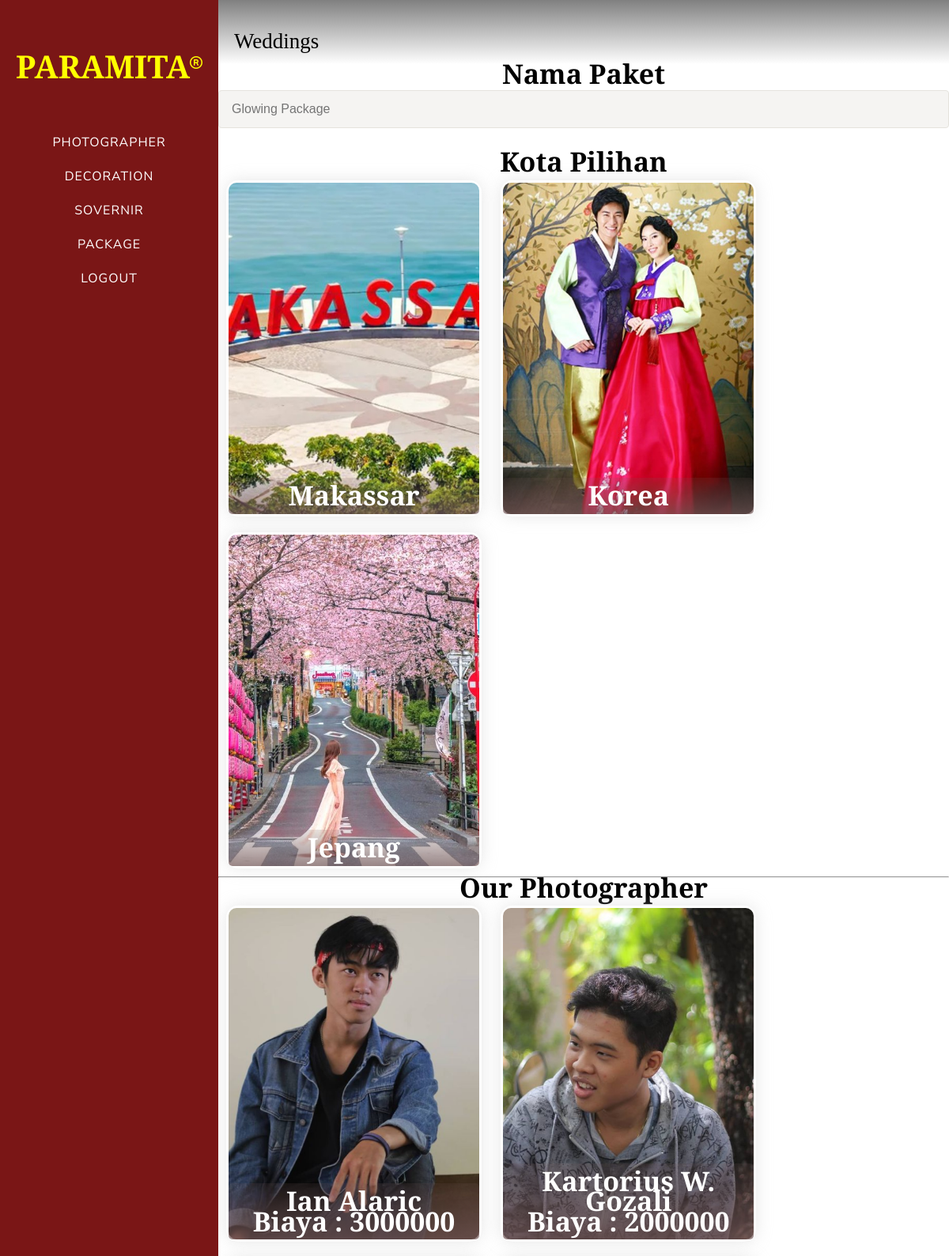
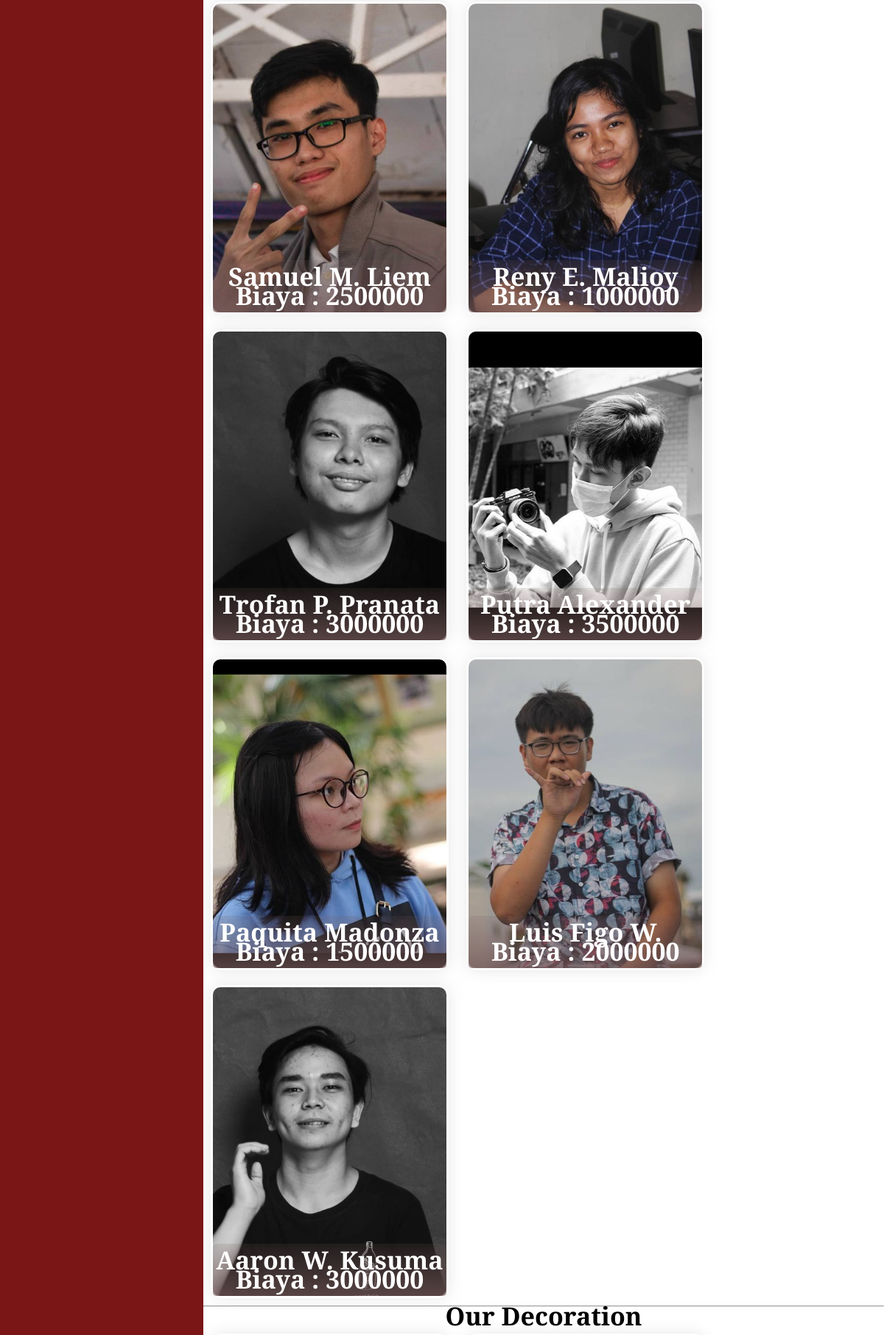
Page /tambahPaket.php (signed in, upper part) on the committed database (2 pictures, top to bottom).
### tables this page shows
CREATE TABLE `tabel_kota` (
  `id_kota` int(3) NOT NULL,
  `nama_kota` varchar(20) NOT NULL
);

CREATE TABLE `tabel_photographer` (
  `id_photographer` int(3) NOT NULL,
  `nama_photographer` varchar(20) NOT NULL,
  `gambar_photographer` varchar(20) NOT NULL,
  `biaya_photographer` int(10) NOT NULL
);

### cekSession.php (called while the page is built, shortened)
<?php
$username = $_SESSION['username'];
?>

### tambahPaket.php (the view, shortened to what this page needs)
<?php
include "cekSession.php";
include "koneksi.php";
?>
<!DOCTYPE html>
<html lang="en">
<head>
    <link rel="stylesheet" href="assets/css/style.css">
    <link rel="stylesheet" href="assets/css/owl.carousel.min.css">
    <link rel="stylesheet" href="assets/css/owl.theme.default.min.css">
    <link rel="stylesheet" href="https://unpkg.com/swiper/swiper-bundle.css" />
    <link rel="stylesheet" href="https://unpkg.com/swiper/swiper-bundle.min.css" />
</head>
<body>
    <div class="tpp-page">
        <aside class="tpp-navbar">
            <h1 class="tpp-logo">
                <a href="home.php"><?php echo $username; ?><i class="far fa-registered"></i></a>
            </h1>
            <nav class="tpp-listmenu">
                <ul>
                    <li><a href="#"> Photographer</a></li>
                    <li><a href="#"> Decoration</a></li>
                    <li><a href="#"> Sovernir</a></li>
                    <li><a href="#"> Package</a></li>
                    <li><a href="logout.php"> logout</a></li>
                </ul>
            </nav>
        </aside>
        <div class="tpp-main">
            <div class="tpp-categoryHeader">
                <span>Weddings</span>
            </div>
            <form action="prosesTambah.php" method="POST">
                <div class="tpp-boxInput">
                    <h1 style="text-align: center;">Nama Paket</h1>
                    <div class="tpp-boxInputinside">
                        <input type="text" maxlength="20" name="nama_paket" placeholder="Glowing Package" required>
                    </div>
                </div>
                <div class="tpp-categoryContainer">
                    <div class="tpp-categoryBox">
                        <div class="tpp-radioButtons">
                            <h1 style="text-align: center;">Kota Pilihan</h1>
                            <?php
                            $i = 1;
                            $dataKota = mysqli_query($conn, "SELECT * FROM tabel_kota");
                            while ($dKota = mysqli_fetch_array($dataKota)) {
                            ?>
                                <label class="custom-radio">
                                    <div class="radio-btn">
                                        <h1><?= $dKota['nama_kota'] ?></h1>
                                        <img src="assets/img/kota<?= $i; ?>.jpg" alt="">
                                    </div>
                                </label>
                            <?php
                                $i++;
                            } ?>
                            <hr>
                            <h1 style="text-align: center;">Our Photographer</h1>
                            <?php
                            $data = mysqli_query($conn, "SELECT * FROM tabel_photographer");
                            while ($d = mysqli_fetch_array($data)) {
                            ?>
                                <label class="custom-radio">
                                    <div class="radio-btn">
                                        <h1><?= $d['nama_photographer'] ?><br>Biaya : <?= $d['biaya_photographer'] ?></h1>
                                        <img src="images/<?= $d['gambar_photographer'] ?>" alt="">
                                    </div>
                                </label>
                            <?php
                            } ?>
                            <hr>
                            <h1 style="text-align: center;">Our Decoration</h1>
                        </div>
                    </div>
                </div>
            </form>
        </div>
    </div>
</body>
</html>

### assets/css/style.css (style rules this page uses)
* { margin: 0; padding: 0; box-sizing: border-box; }
a, span, a:hover { display: inline-block; text-decoration: none; color: inherit; }
ul { list-style: none; }
body { font-family: "Cormorant Garamond", serif; font-size: 17px; font-weight: 500; line-height: 1.5em; }
.tpp-page { width: 100%; position: relative; overflow: hidden; }
.tpp-navbar { padding: 60px 0px; width: 23%; position: fixed; bottom: 0; top: 0; left: 0; overflow-y: scroll; z-index: 1001; background: rgb(122, 22, 22); scrollbar-width: none; }
.tpp-logo { text-align: center; font-family: "Cormorant Garamond", serif; font-size: 40px; font-weight: 600; text-transform: uppercase; margin-bottom: 60px; display: block; width: 100%; position: relative; color: yellow; line-height: 1.2em; letter-spacing: 0px; }
aside .tpp-logo a i { color: yellow; font-size: 16px; vertical-align: super; }
.tpp-listmenu { display: block; }
.tpp-listmenu ul { text-align: center; margin: 0; padding: 0; }
.tpp-listmenu ul li { margin: 9px 0 9px 0; padding: 0 0 9px 0; font-size: 16px; line-height: 1.5em; text-transform: uppercase; letter-spacing: 1px; }
.tpp-listmenu ul li a { color: white; text-decoration: none; position: relative; padding: 0; font-family: "Nunito Sans", sans-serif; font-weight: 400; -webkit-transition: 0.3s; -o-transition: 0.3s; transition: 0.3s; border-bottom: 1px solid transparent; }
.tpp-main { width: 77%; float: right; transition: 0.5s; }
.tpp-boxInput { position: relative; margin-bottom: 1rem; }
.tpp-boxInputinside { -moz-box-align: center; align-items: center; display: flex; margin-bottom: 0.5rem; position: relative; margin-top: 0.5rem; }
.tpp-boxInputinside input { resize: none; min-width: 0px; width: 100%; font-size: 1rem !important; font-weight: normal; appearance: none; background: rgb(245, 244, 242) none repeat scroll 0% 0%; border: 1px solid rgb(229, 227, 221); box-shadow: none; box-sizing: border-box; color: rgb(36, 30, 18); height: 3rem; outline: currentcolor none medium; padding: 0.75rem 1rem; transition: all 300ms cubic-bezier(0.19, 1, 0.22, 1) 0s; border-radius: 4px; }
.tpp-categoryHeader { background: linear-gradient(to top, white, grey); }
.tpp-categoryHeader span { display: block; position: relative; top: 12px; font-family: TuesdayNight; font-size: 27px; color: #000000!important; line-height: 1.5em; margin-bottom: 0; padding: 20px; }
.tpp-categoryBox { display: flex; justify-content: center; margin: 30px 0; }
.radio-btn { margin: 10px; width: 19em; height: 25em; border: 3px solid transparent; display: inline-block; border-radius: 15px; position: relative; text-align: center; box-shadow: 0 0 20px #c3c3c367; cursor: pointer; transition: 0.5s; }
.radio-btn img { width: 100%; height: 100%; border-radius: 10px; object-fit: cover; }
.radio-btn h1 { position: absolute; background: linear-gradient( to top, rgba(116, 88, 88, 0.726), rgba(116, 88, 88, 0.151)); width: 100%; border-radius: 5px; padding: 10px 0; bottom: 0; color: white; }

### rows in the picture
tabel_kota: nama_kota "Makassar", shows a picture
tabel_kota: nama_kota "Korea", shows a picture
tabel_kota: nama_kota "Jepang", shows a picture
tabel_photographer: nama_photographer "Ian Alaric", biaya_photographer "3000000", gambar_photographer (picture)
tabel_photographer: nama_photographer "Kartorius W. Gozali", biaya_photographer "2000000", gambar_photographer (picture)
tabel_photographer: nama_photographer "Samuel M. Liem", biaya_photographer "2500000", gambar_photographer (picture)
tabel_photographer: nama_photographer "Reny E. Malioy", biaya_photographer "1000000", gambar_photographer (picture)
tabel_photographer: nama_photographer "Trofan P. Pranata", biaya_photographer "3000000", gambar_photographer (picture)
tabel_photographer: nama_photographer "Putra Alexander", biaya_photographer "3500000", gambar_photographer (picture)
tabel_photographer: nama_photographer "Paquita Madonza", biaya_photographer "1500000", gambar_photographer (picture)
tabel_photographer: nama_photographer "Luis Figo W.", biaya_photographer "2000000", gambar_photographer (picture)
tabel_photographer: nama_photographer "Aaron W. Kusuma", biaya_photographer "3000000", gambar_photographer (picture)

### other values in the picture
$username "PARAMITA"
